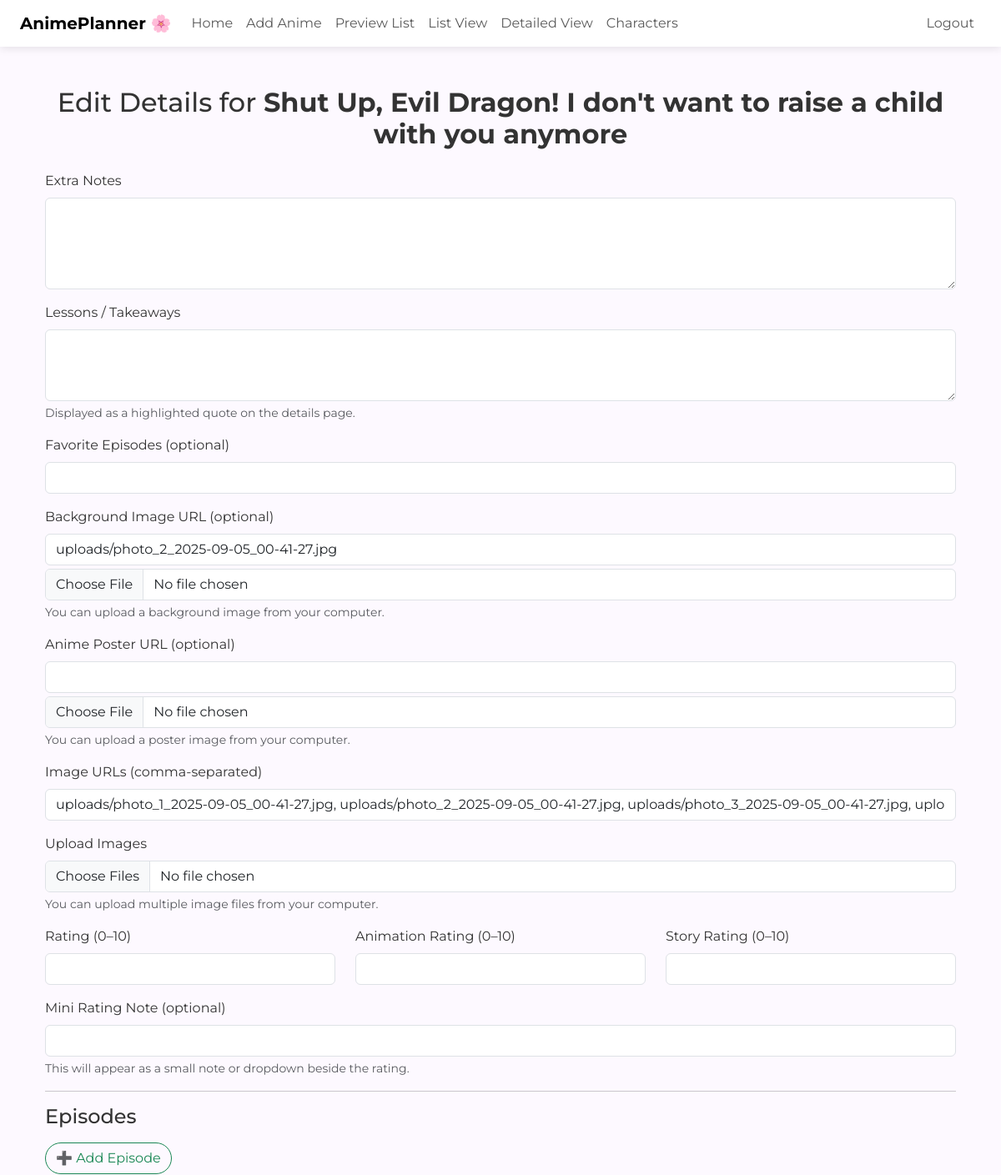
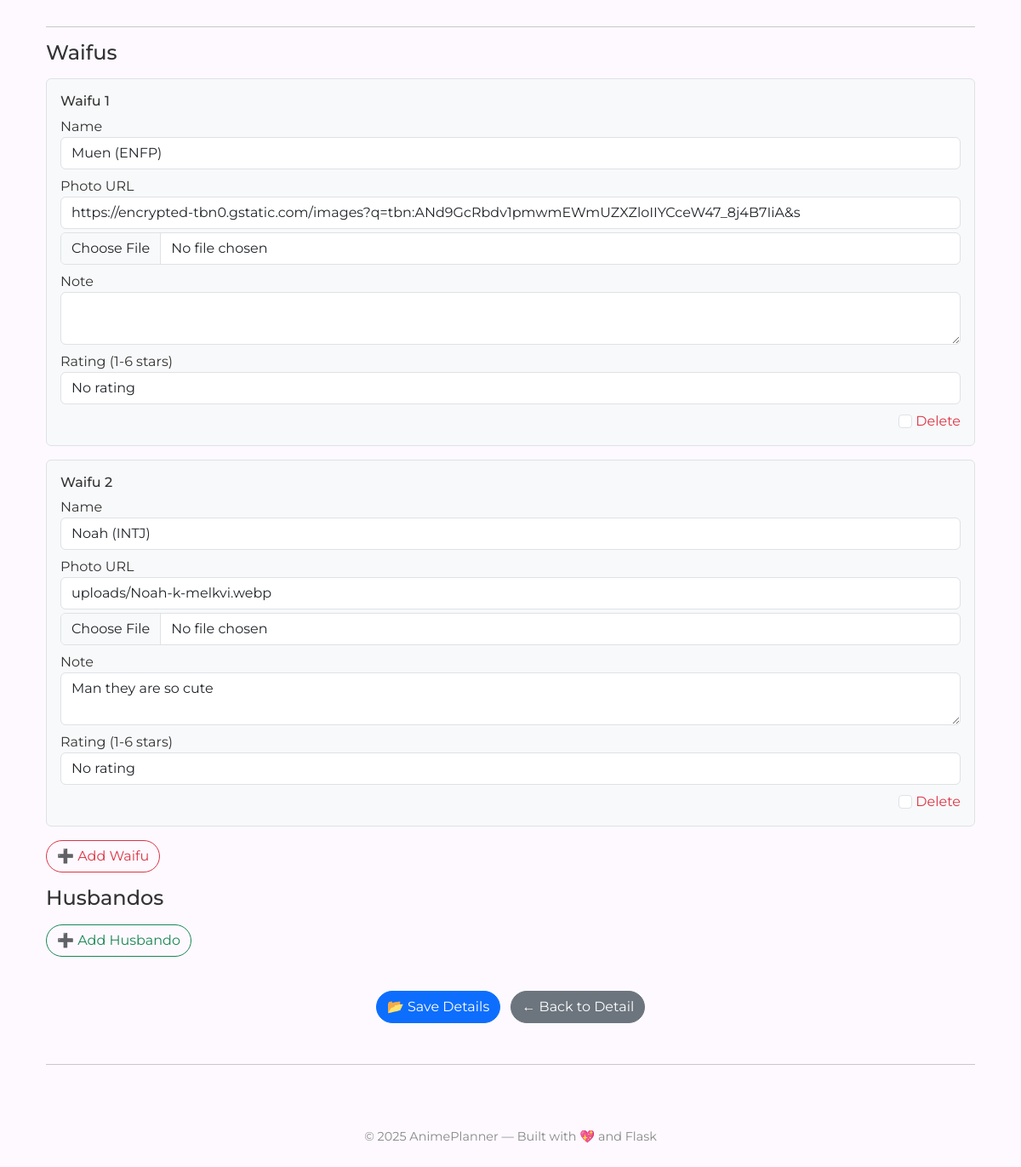
Screenshot of /edit_detail/220 (signed in) with the database file from the repository (2 pictures, top to bottom).
### tables this page shows
CREATE TABLE anime (
            id INTEGER PRIMARY KEY AUTOINCREMENT,
            title TEXT NOT NULL,
            rating REAL,
            thoughts TEXT,
            date TEXT,
            sequel TEXT,
            details_url TEXT,
            background_url TEXT,
            user_id INTEGER, poster_url TEXT,
            FOREIGN KEY(user_id) REFERENCES users(id) ON DELETE SET NULL
        );

CREATE TABLE anime_detail (
            id INTEGER PRIMARY KEY AUTOINCREMENT,
            anime_id INTEGER NOT NULL,
            extra_notes TEXT,
            images TEXT,
            story_rating REAL,
            visual_rating REAL,
            sound_rating REAL,
            lessons TEXT,
            rating_note TEXT,
            favorite_episodes TEXT,
            poster_url TEXT,
            background_url TEXT,
            FOREIGN KEY(anime_id) REFERENCES anime(id) ON DELETE CASCADE
        );

CREATE TABLE anime_waifus (
            id INTEGER PRIMARY KEY AUTOINCREMENT,
            anime_id INTEGER NOT NULL,
            name TEXT,
            image TEXT,
            note TEXT,
            starred INTEGER DEFAULT 0, rating INTEGER,
            FOREIGN KEY(anime_id) REFERENCES anime(id) ON DELETE CASCADE
        );

### app.py (the view, shortened to what this page needs)
@app.route("/edit_detail/<int:anime_id>", methods=["GET", "POST"])
@login_required
def edit_detail(anime_id):
    conn = get_db()
    db = conn.cursor()
    user_id = session.get("user_id")
    db.execute("SELECT * FROM anime WHERE id = ? AND user_id = ?", (anime_id, user_id))
    anime = db.fetchone()
    if not anime:
        flash("Anime not found or access denied.")
        return redirect("/preview")
    db.execute("SELECT * FROM anime_detail WHERE anime_id = ?", (anime_id,))
    detail = db.fetchone()
    image_list = ""
    if detail and detail[3]:
        try:
            image_list = ", ".join(json.loads(detail[3]))
        except:
            image_list = detail[3]
    db.execute("""
        SELECT id, episode_number, episode_note, episode_images,
                rating_overall, rating_animation, rating_story
        FROM anime_episodes
        WHERE anime_id = ?
        ORDER BY episode_number
    """, (anime_id,))
    rows = db.fetchall()
    existing_episodes = []
    db.execute("SELECT id, name, image, note, rating FROM anime_waifus WHERE anime_id = ?", (anime_id,))
    existing_waifus = [{"id": row[0], "name": row[1], "image": row[2], "note": row[3], "rating": row[4]} for row in db.fetchall()]
    db.execute("SELECT id, name, image, note, rating FROM anime_husbandos WHERE anime_id = ?", (anime_id,))
    existing_husbandos = [{"id": row[0], "name": row[1], "image": row[2], "note": row[3], "rating": row[4]} for row in db.fetchall()]
    db.close()
    conn.close()
    return render_template(
        "edit_detail.html",
        anime=anime,
        detail=detail,
        image_list=image_list,
        existing_episodes=existing_episodes,
        existing_waifus=existing_waifus,
        existing_husbandos=existing_husbandos
    )

### app.py (called while the page is built)
def login_required(f):
    @wraps(f)
    def wrapper(*args, **kwargs):
        if "user_id" not in session:
            flash("Login required.")
            return redirect("/login")
        return f(*args, **kwargs)
    return wrapper

def get_db():
    return sqlite3.connect("anime.db")

### templates/edit_detail.html (shortened to what this page needs)
{% extends "layout.html" %}
{% block main %}
<div class="container mt-4">
    <h2 class="text-center mb-4">Edit Details for <strong>{{ anime[1] }}</strong></h2>
    <form method="POST" action="{{ url_for('edit_detail', anime_id=anime[0]) }}" enctype="multipart/form-data">
        <div class="mb-3">
            <label for="extra_notes" class="form-label">Extra Notes</label>
            <textarea class="form-control" name="extra_notes" id="extra_notes" rows="4">{{ detail[2] if detail else "" }}</textarea>
        </div>
        <div class="mb-3">
            <label for="lessons" class="form-label">Lessons / Takeaways</label>
            <textarea class="form-control fst-italic" name="lessons" id="lessons" rows="3">{{ detail[7] if detail and detail|length > 7 else "" }}</textarea>
            <div class="form-text">Displayed as a highlighted quote on the details page.</div>
        </div>
        <div class="mb-3">
            <label for="favorite_episodes" class="form-label">Favorite Episodes (optional)</label>
            <input type="text" class="form-control" name="favorite_episodes" id="favorite_episodes"
                   value="{{ detail[9] if detail and detail|length > 9 else '' }}">
        </div>
        <div class="mb-3">
            <label for="background_url" class="form-label">Background Image URL (optional)</label>
            <input type="text" class="form-control mb-1" name="background_url" id="background_url"
                value="{{ detail[11] if detail and detail|length > 11 else '' }}">
            <input type="file" class="form-control" name="background_upload" accept="image/*">
            <div class="form-text">You can upload a background image from your computer.</div>
        </div>
        <div class="mb-3">
            <label for="poster_url" class="form-label">Anime Poster URL (optional)</label>
            <input type="text" class="form-control mb-1" name="poster_url" id="poster_url"
                   value="{{ detail[10] if detail and detail|length > 10 else '' }}">
            <input type="file" class="form-control" name="poster_upload" accept="image/*">
            <div class="form-text">You can upload a poster image from your computer.</div>
        </div>
        <div class="mb-3">
            <label for="images" class="form-label">Image URLs (comma-separated)</label>
            <input type="text" class="form-control" name="images" id="images"
                   value="{{ image_list if image_list else '' }}">
        </div>
        <div class="mb-3">
            <label for="image_uploads" class="form-label">Upload Images</label>
            <input type="file" class="form-control" name="image_uploads" id="image_uploads" accept="image/*" multiple>
            <div class="form-text">You can upload multiple image files from your computer.</div>
        </div>
        <div class="row">
            <div class="col-md-4 mb-3">
                <label for="story_rating" class="form-label">Rating (0–10)</label>
                <input type="number" step="0.1" min="0" max="10" class="form-control"
                       name="story_rating" id="story_rating"
                       value="{{ detail[4] if detail else '' }}">
            </div>
            <div class="col-md-4 mb-3">
                <label for="visual_rating" class="form-label">Animation Rating (0–10)</label>
                <input type="number" step="0.1" min="0" max="10" class="form-control"
                       name="visual_rating" id="visual_rating"
                       value="{{ detail[5] if detail else '' }}">
            </div>
            <div class="col-md-4 mb-3">
                <label for="sound_rating" class="form-label">Story Rating (0–10)</label>
                <input type="number" step="0.1" min="0" max="10" class="form-control"
                       name="sound_rating" id="sound_rating"
                       value="{{ detail[6] if detail else '' }}">
            </div>
        </div>
        <div class="mb-3">
            <label for="rating_note" class="form-label">Mini Rating Note (optional)</label>
            <input type="text" class="form-control" name="rating_note" id="rating_note"
                   value="{{ detail[8] if detail and detail|length > 8 else '' }}">
            <div class="form-text">This will appear as a small note or dropdown beside the rating.</div>
        </div>
        <hr>
        <h4 class="mb-3">Episodes</h4>
        <button type="button" class="btn btn-outline-success mb-3" id="addEpisodeBtn">➕ Add Episode</button>
        <hr>
        <h4 class="mb-3">Waifus</h4>
        {% for w in existing_waifus %}
        <div class="border rounded p-3 mb-3 bg-light">
            <h6>Waifu {{ loop.index }}</h6>
            <div class="mb-2">
                <label>Name</label>
                <input type="text" name="waifu_name_{{ w.id }}" class="form-control" value="{{ w.name }}">
            </div>
            <div class="mb-2">
                <label>Photo URL</label>
                <input type="text" name="waifu_image_{{ w.id }}" class="form-control mb-1" value="{{ w.image }}">
                <input type="file" name="waifu_image_upload_{{ w.id }}" class="form-control" accept="image/*">
            </div>
            <div class="mb-2">
                <label>Note</label>
                <textarea name="waifu_note_{{ w.id }}" class="form-control" rows="2">{{ w.note }}</textarea>
            </div>
            <div class="mb-2">
                <label>Rating (1-6 stars)</label>
                <select name="waifu_rating_{{ w.id }}" class="form-control">
                    <option value="">No rating</option>
                </select>
            </div>
            <div class="text-end">
                <label class="form-check-label text-danger">
                    <input type="checkbox" class="form-check-input" name="delete_waifu_{{ w.id }}"> Delete
                </label>
            </div>
        </div>
        {% endfor %}
        <button type="button" class="btn btn-outline-danger mb-3" id="addWaifuBtn">➕ Add Waifu</button>
        <h4 class="mb-3">Husbandos</h4>
        <button type="button" class="btn btn-outline-success mb-3" id="addHusbandoBtn">➕ Add Husbando</button>
        <div class="text-center mt-4">
            <button type="submit" class="btn btn-primary">📂 Save Details</button>
            <a href="{{ url_for('detail', anime_id=anime[0]) }}" class="btn btn-secondary ms-2">← Back to Detail</a>
        </div>
    </form>
    <hr class="my-5">
</div>
{% endblock %}

### static/style.css (style rules this page uses)
body { background-color: #fdf9ff; color: #333; }
.btn { border-radius: 2rem; }
a { text-decoration: none; }

### templates/layout.html (style rules this page uses)
body { font-family: 'Montserrat', sans-serif; background-color: #fdf9ff; color: #333; }
input.form-check-input[type="checkbox"] { display: inline-block !important; }

### rows the page displays
anime: title "Shut Up, Evil Dragon! I don't want to raise a child with you anymore"
anime_detail: background_url "uploads/photo_2_2025-09-05_00-41-27.jpg"
anime_waifus: name "Muen (ENFP)", image "https://encrypted-tbn0.gstatic.com/images?q=tbn:ANd9GcRbdv1pmwmEWmUZXZloIIYCceW47_8j4B7IiA&s"
anime_waifus: name "Noah (INTJ)", image "uploads/Noah-k-melkvi.webp", id "Man they are so cute"

### other values shown
{{ year if year else 2025 }} "2025"
